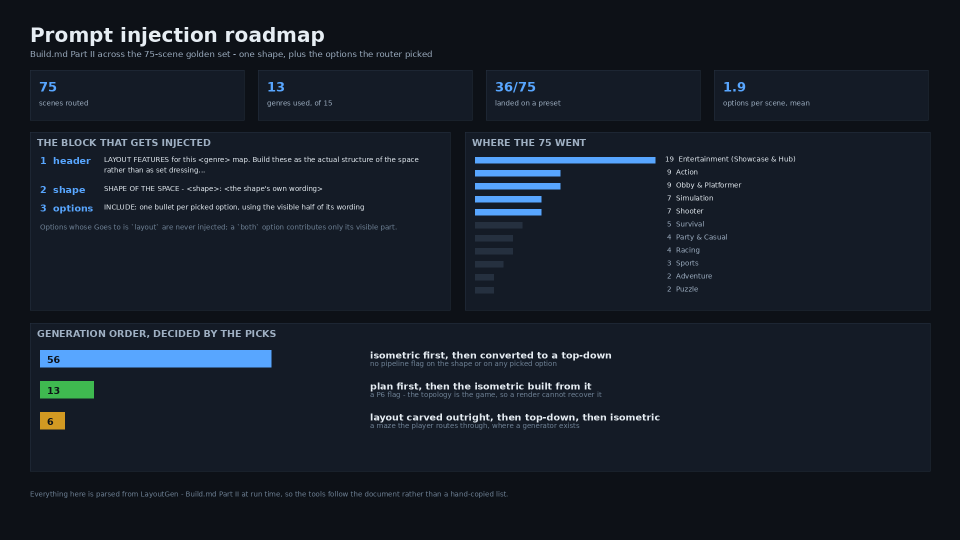
#> input picture site/roadmap_slides/00_overview.png, 1920 x 1080 px (shown at 1/2 size)
$ python -i card.py   (imports and definitions only)
#> lines starting #> are read from the running program, lines starting #| are printed output that depends on the picture
### gslg/model/rules.py
"""Parse `docs/build.md` Part II into the routing model the rest of the repo uses.

This is the model the pipeline runs on today, and it replaced a sub-genre model in
which every sub-genre carried mandatory Hard Needs. Part II is a *menu*:

    Shape      exactly one per game, mutually exclusive, and almost always the
               pipeline-routing decision (a flat arena is P0, a multi-level one P2)
    Options    additive on top of the shape, combined freely, nothing mandatory
    Presets    one shape plus a few option IDs, modelled on a real game - this is
               what stands in for what earlier drafts called sub-genres

The single most important field for us is `Goes to`. Pipeline step 4 recovers
geometry from the isometric render, so anything invisible - a trigger volume, a
spawn marker, a pickup - cannot be recovered and must never reach the image model.
Only `image`, and the visible half of `both`, is injectable.

    from gslg.model.rules import GENRES, render
    g = GENRES["Racing"]
    print(render(g.name, g.shape("route-circuit"), ["spawn-grid", "barrier-guardrail"]))
"""

from __future__ import annotations

import re
from dataclasses import dataclass, field

from gslg.paths import BUILD_DOC as DOC

_LINK = re.compile(r"\[([^\]]+)\]\([^)]*\)")
_BOLD = re.compile(r"\*\*(.+?)\*\*")
_ITAL = re.compile(r"\*(.+?)\*")
_CODE = re.compile(r"`([^`]*)`")
_TYPED = re.compile(r"^(?P<type>[A-Za-z]+)\s*\((?P<flavor>.+)\)$")


# [7 lines left out: function _clean, not called in this run]


def _row(line: str) -> list[str]:
    return [c.strip() for c in line.strip().strip("|").split("|")]


# [26 lines left out: functions _table, _split_name, not called in this run]


@dataclass
class Shape:
    id: str
    name: str
    type: str
    flavor: str
    what: str
    pipeline: str

    @property
    def label(self) -> str:
        return self.flavor or self.name


@dataclass
class Option:
    id: str
    name: str
    type: str
    flavor: str
    what: str
    core: bool
    goes_to: str
    pipeline: str

    @property
    def label(self) -> str:
        return self.flavor or self.name

    # [4 lines left out: function drawn, not called in this run]


@dataclass
class Preset:
    name: str
    modelled_on: str
    shape: str
    options: list[str]


@dataclass
class Genre:
    num: int
    name: str
    tagline: str
    route: str
    shapes: list[Shape] = field(default_factory=list)
    options: list[Option] = field(default_factory=list)
    presets: list[Preset] = field(default_factory=list)
    notes: list[str] = field(default_factory=list)

    def shape(self, sid: str) -> Shape | None:
        return next((s for s in self.shapes if s.id == sid), None)

    def option(self, oid: str) -> Option | None:
        return next((o for o in self.options if o.id == oid), None)

    def preset(self, name: str) -> Preset | None:
        return next((p for p in self.presets if p.name == name), None)


def _parse() -> tuple[dict[str, Genre], list[tuple[str, str]]]:
    lines = DOC.read_text().splitlines()

    # The Genre List gives the one-line description for each of the fifteen.
    descs: list[tuple[str, str]] = []
    try:
        gl = next(i for i, x in enumerate(lines) if x.strip() == "## **Genre List**")
        for text in lines[gl + 1: gl + 40]:
            m = re.match(r"^\d+\.\s+\*\*(.+?)\*\*\s*[—-]\s*(.+?)\s*$", text.strip())
            if m:
                descs.append((_clean(m.group(1)), _clean(m.group(2)).rstrip(".")))
    except StopIteration:
        pass

    heads = [(i, m) for i, x in enumerate(lines)
             if (m := re.match(r"^## \*\*(\d+)\\?\.\s+(.+?)\*\*\s*$", x))]
    genres: dict[str, Genre] = {}
    for n, (start, m) in enumerate(heads):
        end = heads[n + 1][0] if n + 1 < len(heads) else len(lines)
        body = lines[start:end]
        name = _clean(m.group(2))
        g = Genre(num=int(m.group(1)), name=name, tagline="", route="")

        i = 1
        while i < len(body):
            line = body[i].strip()
            if not g.tagline and line.startswith("*") and not line.startswith("**"):
                g.tagline = _clean(line).rstrip(".")
            if line.startswith("**Genre route:"):
                g.route = _clean(line)
            if line.startswith("**Shape"):
                rows, i = _table(body, i + 1)
                for r in rows:
                    if len(r) < 4:
                        continue
                    full, typ, flav = _split_name(r[1])
                    g.shapes.append(Shape(id=_clean(r[0]), name=full, type=typ,
                                          flavor=flav, what=_clean(r[2]),
                                          pipeline=_clean(r[3])))
                continue
            if line.startswith("**Options**"):
                rows, i = _table(body, i + 1)
                for r in rows:
                    if len(r) < 6:
                        continue
                    full, typ, flav = _split_name(r[1])
                    g.options.append(Option(id=_clean(r[0]), name=full, type=typ,
                                            flavor=flav, what=_clean(r[2]),
                                            core="●" in r[3], goes_to=_clean(r[4]),
                                            pipeline=_clean(r[5])))
                continue
            if line.startswith("**Presets**"):
                rows, i = _table(body, i + 1)
                for r in rows:
                    if len(r) < 4:
                        continue
                    g.presets.append(Preset(
                        name=_clean(r[0]), modelled_on=_clean(r[1]),
                        shape=_clean(r[2]),
                        options=[x for x in (_clean(o) for o in r[3].split(",")) if x]))
                continue
            if line.startswith("**Genre notes**"):
                for nl in body[i + 1:]:
                    # The last genre is followed by Themes and the Appendix; stop at
                    # the section break rather than absorbing them.
                    if nl.startswith("#") or nl.strip() == "---":
                        break
                    if nl.strip().startswith("* "):
                        g.notes.append(_clean(nl.strip()[2:]))
                break
            i += 1
        genres[name] = g

    return genres, descs


GENRES, GENRE_DESCS = _parse()

#: Every option ID that appears in more than one genre, per the shared registry.
SHARED_IDS: dict[str, list[str]] = {}
for _g in GENRES.values():
    for _o in _g.options:
        SHARED_IDS.setdefault(_o.id, []).append(_g.name)
SHARED_IDS = {k: v for k, v in SHARED_IDS.items() if len(v) > 1}


# ------------------------------------------------------------------ injection

#: The visible half of each `both` option, keyed by (genre, option id).
#:
#: Build.md marks an option `both` when it has a visible part and an invisible part,
#: and says only the visible part is injected. It marks *which* options are `both`
#: but not where the split falls, so these clauses are ours: the document's own
#: visible nouns kept, and the detection/trigger/scoring language dropped, because
#: asking an image model for "an invisible cylinder" or "a detection perimeter"
#: produces nothing a segmenter can recover. The invisible half is placed against the
#: layout afterwards, exactly as the `layout` options are.
#:
#: Keyed by genre because a shared ID is worded per genre - `teleporter-link` appears
#: in six genres and means something different in each.
VISIBLE_PART: dict[tuple[str, str], str] = {
    ("Action", "spawn-protected"):
        "Start areas set back, screened by walls or terrain, or raised above the "
        "arena floor.",
    ("Adventure", "tracker-quest"):
        "A physical notice board or standing pillar, sited where players pass it.",
    ("Adventure", "teleporter-link"):
        "Paired matching markers or platforms at known locations, each clearly "
        "identifiable as a travel point.",
    ("Obby & Platformer", "checkpoint-respawn"):
        "Flat enclosed pads set at intervals along the course, wide enough to stand "
        "on safely.",
    ("Obby & Platformer", "winner-zone"):
        "A distinct reward area at the end of the course holding the payoff items.",
    ("Obby & Platformer", "teleporter-link"):
        "Marked pads that link the stages to each other and back to the hub.",
    ("Party & Casual", "tracker-leaderboard"):
        "A prominent flat structural wall in the lobby, sized and framed to host a "
        "large display.",
    ("Party & Casual", "teleporter-link"):
        "Clearly marked pads or gateways at the lobby edge leading to the match area.",
    ("Puzzle", "trigger-solve"):
        "A physical receptacle for a key item - a shaped indentation, a pedestal, or "
        "a socket in a wall or table.",
    ("Puzzle", "button-solve"):
        "Levers, keypads, and pressure plates mounted where players can reach them.",
    ("RPG", "collectible-nodes"):
        "Repeating alcoves and clearings reserved for mining seams, woodcutting "
        "stands, and herb patches.",
    ("RPG", "teleporter-link"):
        "Standardized stone platforms outside the major landmarks.",
    ("Roleplay & Avatar Sim", "teleporter-link"):
        "Marked transport points at the edges of the distant districts.",
    ("Shooter", "spawn-teambase"):
        "Balanced bases at opposite ends of the map, each enclosed so it is not "
        "overlooked from open ground.",
    ("Shooter", "spawn-protected"):
        "Geometry directly around a spawn that blocks the sightlines into it.",
    ("Shooter", "capture-zone"):
        "A marked stand or platform at the objective, distinct from the ground "
        "around it.",
    ("Shooter", "control-zone"):
        "A marked raised area - the King-of-the-Hill hill - visibly distinct from "
        "its surroundings.",
    ("Simulation", "trigger-task"):
        "A built station in the job loop - a pickup bay, a delivery dock, a patient "
        "bed, a planting plot.",
    ("Strategy", "tracker-core"):
        "A large structure at the end of the track, built as the visual focus of "
        "the defence.",
    ("Survival", "gate-escape"):
        "Large structural doors or escape hatches set into the outer boundary.",
    ("Sports", "trigger-bounds"):
        "Painted or built boundary lines marking the edge of the active playing "
        "area - touchlines, foul lines, baselines.",
    ("Sports", "startpoint-play"):
        "Marked static positions where play begins - pitcher's mound and home plate, "
        "centre circle, serve box.",
    ("Sports", "trigger-scoring"):
        "The built scoring targets themselves - the goal mouth, the hoop and "
        "backboard, home plate.",
    ("Racing", "startpoint-line"):
        "The marked start position - a painted line or a lane slot on the track.",
    ("Racing", "trigger-finish"):
        "The built finish at the exact end of the course - a touch-pad wall, a "
        "finish line across the track, or a finish gate.",
    ("Racing", "spawn-grid"):
        "A wide launch front of evenly spaced slots - blocks in a pool, lanes on a "
        "track, grid spots on a circuit - laid out side by side.",
    ("Entertainment (Showcase & Hub)", "spawn-first-reveal"):
        "The spawn area placed and oriented to face a composed view, never backstage "
        "geometry, seams, or the underside of the build.",
    ("Entertainment (Showcase & Hub)", "teleporter-link"):
        "Physical, clearly identifiable portal structures at logical endpoints of "
        "the layout.",
}


def visible_text(genre_name: str, option: Option) -> str:
    """What actually gets injected for an option: the visible part only."""
    return VISIBLE_PART.get((genre_name, option.id), option.what)


HEADER = (
    "LAYOUT FEATURES for this {genre} map. Build these as the actual structure of "
    "the space rather than as set dressing, keep them visually distinct from one "
    "another, and keep the whole layout legible in one view."
)
SHAPE_LINE = "SHAPE OF THE SPACE - {label}: {what}"


# [27 lines left out: functions render, injection, not called in this run]


def dropped(genre: Genre, option_ids: list[str]) -> list[Option]:
    """Picked options that never reach the image model, so the UI can say so."""
    return [o for oid in option_ids if (o := genre.option(oid)) and not o.drawn]


# [70 lines left out: functions genre_list_text, menu_text, preset_menu_text, route_of, not called in this run]


# [9 lines that do not run on import are left out]

### gslg/evaluate/card.py
"""One downloadable card per prompt: every arm's images, and what each was asked for.

A card answers a single question at a glance - what did this prompt look like under
each arm - and then shows the checklist they were judged against, so the pictures and
the requirements sit on the same sheet instead of on two different pages.

It is drawn from a comparison, so its width is however many arms that comparison has.
The tiles shrink to fit and the checklist gets one column per asking arm; nothing here
counts to three.

Two sources, one layout:

  stored    any of the 75 golden scenes, assembled from the runs and the blinded
            scores already on disk, so a card costs nothing to make.
  live      a prompt typed into the playground, which has only today's arm. The
            other two are generated the way the golden set generated them, and the
            trio then goes through the same blinded judge, so a live card's ticks
            mean what a stored card's ticks mean.

Usage:
    python -m gslg.evaluate.card --scene 0025
    python -m gslg.evaluate.card --all --comparison rules_vs_raw
"""

from __future__ import annotations

import argparse
import datetime
import json
import pathlib

from PIL import Image, ImageDraw, ImageFont

from gslg import arms as A
from gslg import paths
from gslg.evaluate import judge as J
from gslg.evaluate import score as sc
from gslg.model import rules as br
from gslg.paths import PROMPTS as MANIFEST
from gslg.pipeline import prompts

CARDS = paths.RUN / "cards"

#: Which arms a card shows, unless one is passed in. The widest comparison, because a
#: card is a thing you hand someone, and the more arms it holds the more it settles.
DEFAULT = "three_way"
STAGES = paths.STAGES
STAGE_LABEL = {"iso": "isometric", "td": "top-down"}

BG = (13, 17, 23)
PANEL = (20, 27, 38)
LINE = (37, 48, 63)
FG = (230, 237, 243)
DIM = (159, 176, 195)
DIM2 = (111, 130, 150)
OK = (63, 185, 80)
MISS = (60, 72, 88)


# [4 lines left out: function rgb, not called in this run]

W = 1920
PAD = 40


def _font_dir() -> pathlib.Path | None:
    """This image has no system fonts; matplotlib ships DejaVu, which has the tick
    and arrow glyphs the card uses. Without this the truetype lookup fails silently
    and Pillow falls back to a bitmap font that renders them tofu."""
    try:
        import matplotlib
        d = pathlib.Path(matplotlib.get_data_path()) / "fonts" / "ttf"
        return d if (d / "DejaVuSans.ttf").is_file() else None
    except Exception:
        return None


_FONTS = _font_dir()


# [34 lines left out: functions _font, _wrap, not called in this run]


def _key(text: str) -> str:
    return " ".join(text.split()).lower()


# [111 lines left out: functions merge_stages, stored, _rules_label, rows_for_live, live, requirements_for, not called in this run]


# ---------------------------------------------------------------- drawing

#: The largest a tile gets. Fewer arms do not make bigger pictures - a card should
#: look like the same artefact whichever comparison drew it.
TILE_MAX = 452
GUTTER = 22
ORDER_NOTE = {"std": "isometric first, then converted to top-down",
              "p6": "plan first, then dressed into isometric",
              "layout": "authored layout, then top-down, then isometric"}


# [14 lines left out: function _tile, not called in this run]


#: One tick: the box, the space to the next box, and the space between arms.
BOX, GAP, GRP = 17, 4, 15


def tick_width(n_arms: int) -> int:
    return n_arms * (2 * BOX + GAP + GRP) - GRP


# [33 lines left out: functions _ticks, _tick_header, not called in this run]


def render(data: dict, cmp: A.Comparison | None = None) -> Image.Image:
    """The card: header, prompt, one tile column per arm, then the checklist.

    Everything below is measured before anything is drawn, because the height depends
    on how long the prompt wrapped and how many requirements the longest column holds,
    and a card that guessed would either clip its last row or trail blank space.
    """
    cmp = cmp or A.COMPARISONS[data.get("comparison") or DEFAULT]
    arms = list(cmp)
    items = data["items"]
    columns = [(a, [it for it in items if it["source"] == a.id]) for a in cmp.asking]

    f_title, f_meta = _font(34, True), _font(20)
    f_h4 = _font(15, True)
    f_prompt = _font(21)
    f_arm, f_armsub = _font(25, True), _font(17)
    f_lab, f_txt = _font(18, True), _font(17)

    tile = min(TILE_MAX, (W - 2 * PAD - (len(arms) - 1) * GUTTER) // len(arms))
    n_col = max(len(columns), 1)
    col_w = (W - (n_col + 1) * PAD) // n_col
    text_w = col_w - tick_width(len(arms)) - 30

    prompt_lines = _wrap(data["prompt"], f_prompt, W - 2 * PAD, cap=6)

    # [4 lines left out: function lines_of, not called in this run]

    def block(rows: list[dict]) -> int:
        return sum(max(len(lines_of(it)) * 23 + 16, 46) for it in rows)

    head_h = 96
    prompt_h = 42 + len(prompt_lines) * 29 + 24
    arms_h = 46 + 2 * (tile + 8) + 30
    list_h = 74 + max([block(rows) for _, rows in columns] or [0]) + 30
    H = head_h + prompt_h + arms_h + list_h

    card = Image.new("RGB", (W, H), BG)
    d = ImageDraw.Draw(card)

    # header
    d.rectangle([0, 0, W, head_h], fill=PANEL)
    d.line([(0, head_h), (W, head_h)], fill=LINE)
    d.text((PAD, 26), data["title"], font=f_title, fill=FG)
    sub = " \u00b7 ".join(x for x in [data["rules_label"],
                                     ORDER_NOTE.get(data["order"], "")] if x)
    d.text((PAD, 64), sub, font=f_meta, fill=DIM)
    stamp = datetime.date.today().strftime("%d %b %Y")
    d.text((W - PAD, 34), "PROMPT CARD", font=f_h4, fill=DIM2, anchor="ra")
    d.text((W - PAD, 58), stamp, font=f_meta, fill=DIM2, anchor="ra")

    y = head_h + 24
    d.text((PAD, y), "THE PROMPT", font=f_h4, fill=DIM2)
    y += 26
    for ln in prompt_lines:
        d.text((PAD, y), ln, font=f_prompt, fill=FG)
        y += 29
    y += 24

    # one column of tiles per arm
    span = len(arms) * tile + (len(arms) - 1) * GUTTER
    x0 = (W - span) // 2
    judged = any(it.get("iso") for it in items)
    for i, arm in enumerate(arms):
        x = x0 + i * (tile + GUTTER)
        title = arm.title.upper()
        d.text((x, y), title, font=f_arm, fill=rgb(arm.accent))
        d.text((x, y + 27), arm.sub, font=f_armsub, fill=DIM2)
        met = {st: sum(1 for it in items if it.get(st, {}).get(arm.id))
               for st in STAGES}
        if judged:
            tally = (f"met  iso {met['iso']}/{len(items)}  \u00b7  "
                     f"top {met['td']}/{len(items)}")
            # Beside the title if it fits, on the subtitle line if not. More arms mean
            # narrower tiles, and a tally printed over the arm's own name is worse
            # than one printed a line lower.
            room = tile - f_armsub.getlength(tally) - 12
            row = (y + 6 if f_arm.getlength(title) < room
                   else y + 29 if f_armsub.getlength(arm.sub) < room else None)
            if row is not None:
                d.text((x + tile, row), tally, font=f_armsub, fill=DIM, anchor="ra")
        for j, stage in enumerate(STAGES):
            ty = y + 46 + j * (tile + 8)
            _tile(card, data["images"].get((arm.id, stage)), x, ty, tile)
            # A caption band, because a pale scene swallows plain white text.
            d.rectangle([x, ty + tile - 28, x + tile, ty + tile], fill=(10, 13, 18))
            d.text((x + 9, ty + tile - 24), STAGE_LABEL[stage], font=f_h4, fill=FG)
    y += 46 + 2 * (tile + 8) + 22

    # the checklist, one column per arm that asked for something
    d.line([(PAD, y), (W - PAD, y)], fill=LINE)
    y += 18
    for c, (arm, rows) in enumerate(columns):
        cx = PAD + c * (col_w + PAD)
        d.text((cx, y), arm.title, font=_font(21, True), fill=rgb(arm.accent))
        d.text((cx, y + 27), data.get("notes", {}).get(arm.id) or "nothing picked",
               font=f_armsub, fill=DIM2)
        _tick_header(d, cx + text_w + 30, y + 4, arms)
        ry = y + 56
        if not rows:
            d.text((cx, ry), "nothing was required", font=f_txt, fill=DIM2)
        for it in rows:
            lines = lines_of(it)
            _ticks(d, it, cx + text_w + 30, ry + 2, arms)
            for k, ln in enumerate(lines):
                d.text((cx, ry + k * 23), ln, font=f_lab if k == 0 else f_txt,
                       fill=FG if k == 0 else DIM)
            ry += max(len(lines) * 23 + 16, 46)
    return card


# [96 lines left out: functions write, build_arms, judge_live, main, not called in this run]


# [2 lines not run here, left out]

>>> import cv2
>>> picture = cv2.imread('../../site/roadmap_slides/00_overview.png', cv2.IMREAD_GRAYSCALE)
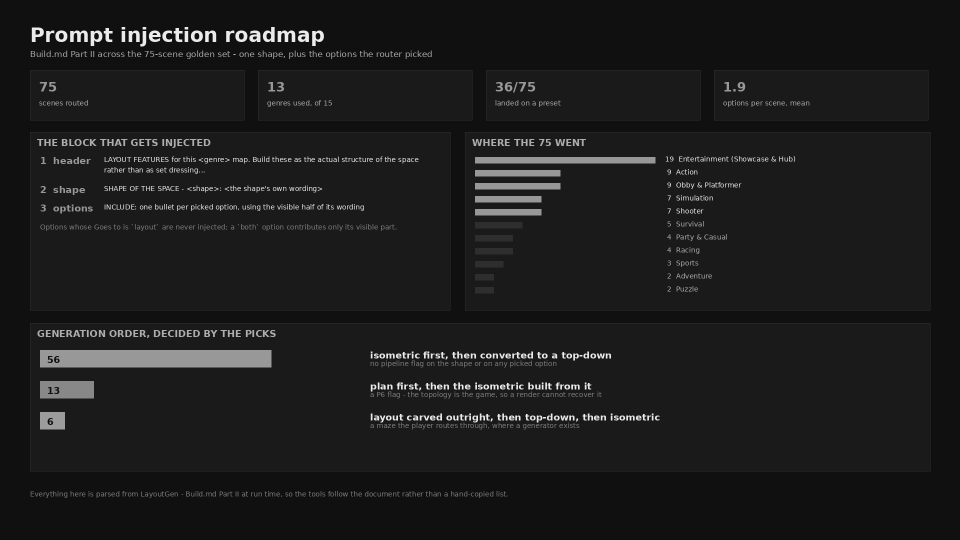
#> picture: shape (1080, 1920) (shown at 1/2 size); min 16, max 235, mean 28.3
#> (the run stopped early here; a loop or call above may not have finished)

$ run again, on site/roadmap_slides/02_action.png
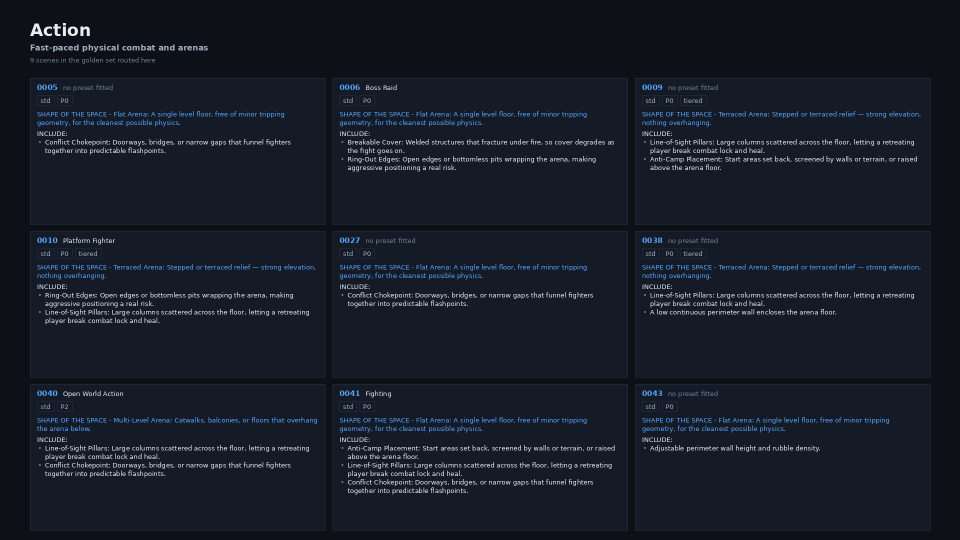
#> input picture site/roadmap_slides/02_action.png, 1920 x 1080 px (shown at 1/2 size)
#> `picture = cv2.imread('../../site/roadmap_slides/00_overview.png', cv2...`:
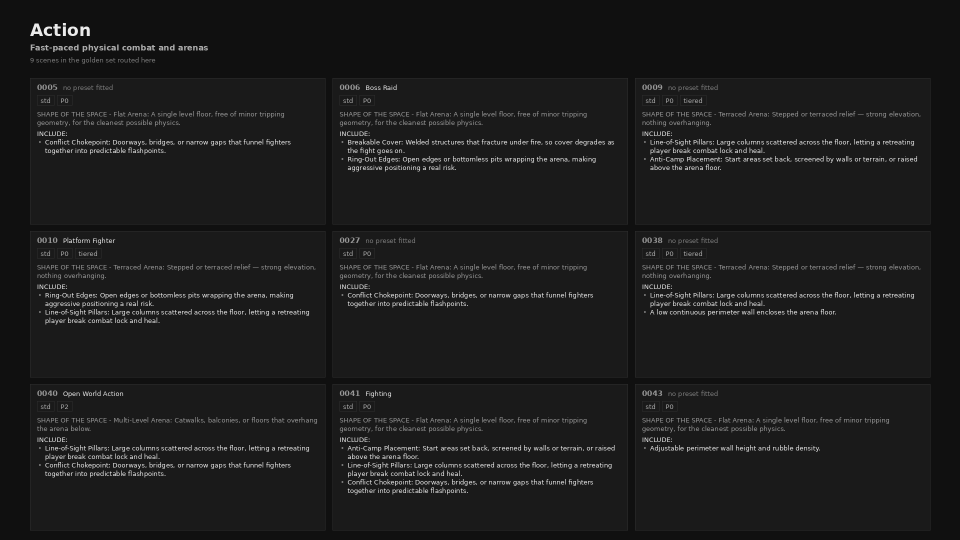
#> picture: shape (1080, 1920) (shown at 1/2 size); min 16, max 235, mean 28.3
